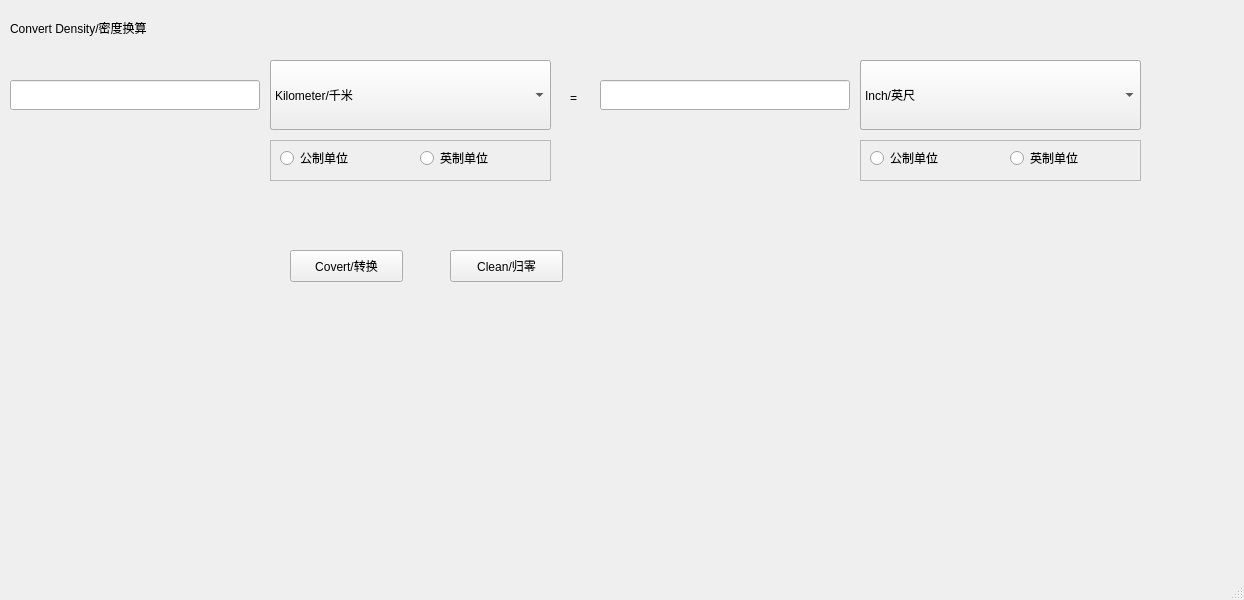
<?xml version="1.0" encoding="UTF-8"?>
<ui version="4.0">
 <class>MainWindow</class>
 <widget class="QMainWindow" name="MainWindow">
  <property name="geometry">
   <rect>
    <x>0</x>
    <y>0</y>
    <width>1244</width>
    <height>600</height>
   </rect>
  </property>
  <property name="windowTitle">
   <string>MainWindow</string>
  </property>
  <widget class="QWidget" name="centralwidget">
   <widget class="QComboBox" name="comboBoxOutMetricUnitsDensity">
    <property name="geometry">
     <rect>
      <x>860</x>
      <y>60</y>
      <width>281</width>
      <height>70</height>
     </rect>
    </property>
    <property name="sizePolicy">
     <sizepolicy hsizetype="Maximum" vsizetype="Maximum">
      <horstretch>0</horstretch>
      <verstretch>0</verstretch>
     </sizepolicy>
    </property>
    <property name="styleSheet">
     <string notr="true">font: 12pt &quot;Arial&quot;;</string>
    </property>
    <item>
     <property name="text">
      <string>Kilometer/千米</string>
     </property>
    </item>
    <item>
     <property name="text">
      <string>Meter/米</string>
     </property>
    </item>
    <item>
     <property name="text">
      <string>Decimetre/分米</string>
     </property>
    </item>
    <item>
     <property name="text">
      <string>Centimeter/厘米</string>
     </property>
    </item>
    <item>
     <property name="text">
      <string>Millimetre/毫米</string>
     </property>
    </item>
    <item>
     <property name="text">
      <string>Nanometre/纳米</string>
     </property>
    </item>
    <item>
     <property name="text">
      <string>Picometer/皮米</string>
     </property>
    </item>
    <item>
     <property name="text">
      <string>LightYear/光年</string>
     </property>
    </item>
    <item>
     <property name="text">
      <string>AstronomicalUnit/天文单位</string>
     </property>
    </item>
   </widget>
   <widget class="QFrame" name="InputCheckBoxDensity">
    <property name="geometry">
     <rect>
      <x>270</x>
      <y>140</y>
      <width>281</width>
      <height>41</height>
     </rect>
    </property>
    <property name="styleSheet">
     <string notr="true">font: 12pt &quot;Arial&quot;;</string>
    </property>
    <property name="frameShape">
     <enum>QFrame::StyledPanel</enum>
    </property>
    <property name="frameShadow">
     <enum>QFrame::Raised</enum>
    </property>
    <widget class="QRadioButton" name="InputMetricUnitsDensity">
     <property name="geometry">
      <rect>
       <x>10</x>
       <y>10</y>
       <width>89</width>
       <height>16</height>
      </rect>
     </property>
     <property name="text">
      <string>公制单位</string>
     </property>
    </widget>
    <widget class="QRadioButton" name="InputImperialUnitsDensity">
     <property name="geometry">
      <rect>
       <x>150</x>
       <y>10</y>
       <width>89</width>
       <height>16</height>
      </rect>
     </property>
     <property name="text">
      <string>英制单位</string>
     </property>
    </widget>
   </widget>
   <widget class="QPushButton" name="cleanDensity">
    <property name="geometry">
     <rect>
      <x>450</x>
      <y>250</y>
      <width>113</width>
      <height>32</height>
     </rect>
    </property>
    <property name="text">
     <string>Clean/归零</string>
    </property>
   </widget>
   <widget class="QLabel" name="label">
    <property name="geometry">
     <rect>
      <x>570</x>
      <y>90</y>
      <width>16</width>
      <height>16</height>
     </rect>
    </property>
    <property name="styleSheet">
     <string notr="true">font: 75 20pt &quot;Arial&quot;;</string>
    </property>
    <property name="text">
     <string>=</string>
    </property>
   </widget>
   <widget class="QPushButton" name="pushDensity">
    <property name="geometry">
     <rect>
      <x>290</x>
      <y>250</y>
      <width>113</width>
      <height>32</height>
     </rect>
    </property>
    <property name="text">
     <string>Covert/转换</string>
    </property>
   </widget>
   <widget class="QComboBox" name="comboBoxInputImperialUnitsDensity">
    <property name="geometry">
     <rect>
      <x>270</x>
      <y>60</y>
      <width>280</width>
      <height>70</height>
     </rect>
    </property>
    <property name="sizePolicy">
     <sizepolicy hsizetype="Maximum" vsizetype="Maximum">
      <horstretch>0</horstretch>
      <verstretch>0</verstretch>
     </sizepolicy>
    </property>
    <property name="styleSheet">
     <string notr="true">font: 12pt &quot;Arial&quot;;</string>
    </property>
    <item>
     <property name="text">
      <string>Inch/英尺</string>
     </property>
    </item>
    <item>
     <property name="text">
      <string>Foot/ 英尺</string>
     </property>
    </item>
    <item>
     <property name="text">
      <string>Yard/码</string>
     </property>
    </item>
    <item>
     <property name="text">
      <string>Mile/英里</string>
     </property>
    </item>
    <item>
     <property name="text">
      <string>NauticalMile/海</string>
     </property>
    </item>
    <item>
     <property name="text">
      <string>Furlong/弗隆</string>
     </property>
    </item>
    <item>
     <property name="text">
      <string>Fathom/英寻</string>
     </property>
    </item>
   </widget>
   <widget class="QFrame" name="OutCheckBoxDensity">
    <property name="geometry">
     <rect>
      <x>860</x>
      <y>140</y>
      <width>281</width>
      <height>41</height>
     </rect>
    </property>
    <property name="styleSheet">
     <string notr="true">font: 12pt &quot;Arial&quot;;</string>
    </property>
    <property name="frameShape">
     <enum>QFrame::StyledPanel</enum>
    </property>
    <property name="frameShadow">
     <enum>QFrame::Raised</enum>
    </property>
    <widget class="QRadioButton" name="OutMetricUnitsDensity">
     <property name="geometry">
      <rect>
       <x>10</x>
       <y>10</y>
       <width>89</width>
       <height>16</height>
      </rect>
     </property>
     <property name="text">
      <string>公制单位</string>
     </property>
    </widget>
    <widget class="QRadioButton" name="OutputImperialUnitsDensity">
     <property name="geometry">
      <rect>
       <x>150</x>
       <y>10</y>
       <width>89</width>
       <height>16</height>
      </rect>
     </property>
     <property name="text">
      <string>英制单位</string>
     </property>
    </widget>
   </widget>
   <widget class="QLineEdit" name="DensityInput">
    <property name="geometry">
     <rect>
      <x>10</x>
      <y>80</y>
      <width>250</width>
      <height>30</height>
     </rect>
    </property>
    <property name="styleSheet">
     <string notr="true">font: 12pt &quot;Arial&quot;;</string>
    </property>
   </widget>
   <widget class="QComboBox" name="comboBoxInputMetricUnitsDensity">
    <property name="geometry">
     <rect>
      <x>270</x>
      <y>60</y>
      <width>281</width>
      <height>70</height>
     </rect>
    </property>
    <property name="sizePolicy">
     <sizepolicy hsizetype="Maximum" vsizetype="Maximum">
      <horstretch>0</horstretch>
      <verstretch>0</verstretch>
     </sizepolicy>
    </property>
    <property name="styleSheet">
     <string notr="true">font: 12pt &quot;Arial&quot;;</string>
    </property>
    <item>
     <property name="text">
      <string>Kilometer/千米</string>
     </property>
    </item>
    <item>
     <property name="text">
      <string>Meter/米</string>
     </property>
    </item>
    <item>
     <property name="text">
      <string>Decimetre/分米</string>
     </property>
    </item>
    <item>
     <property name="text">
      <string>Centimeter/厘米</string>
     </property>
    </item>
    <item>
     <property name="text">
      <string>Millimetre/毫米</string>
     </property>
    </item>
    <item>
     <property name="text">
      <string>Nanometre/纳米</string>
     </property>
    </item>
    <item>
     <property name="text">
      <string>Picometer/皮米</string>
     </property>
    </item>
    <item>
     <property name="text">
      <string>LightYear/光年</string>
     </property>
    </item>
    <item>
     <property name="text">
      <string>AstronomicalUnit/天文单位</string>
     </property>
    </item>
   </widget>
   <widget class="QComboBox" name="comboBoxOutputImperialUnitsDensity">
    <property name="geometry">
     <rect>
      <x>860</x>
      <y>60</y>
      <width>281</width>
      <height>70</height>
     </rect>
    </property>
    <property name="sizePolicy">
     <sizepolicy hsizetype="Maximum" vsizetype="Maximum">
      <horstretch>0</horstretch>
      <verstretch>0</verstretch>
     </sizepolicy>
    </property>
    <property name="styleSheet">
     <string notr="true">font: 12pt &quot;Arial&quot;;</string>
    </property>
    <item>
     <property name="text">
      <string>Inch/英尺</string>
     </property>
    </item>
    <item>
     <property name="text">
      <string>Foot/ 英尺</string>
     </property>
    </item>
    <item>
     <property name="text">
      <string>Yard/码</string>
     </property>
    </item>
    <item>
     <property name="text">
      <string>Mile/英里</string>
     </property>
    </item>
    <item>
     <property name="text">
      <string>NauticalMile/海</string>
     </property>
    </item>
    <item>
     <property name="text">
      <string>Furlong/弗隆</string>
     </property>
    </item>
    <item>
     <property name="text">
      <string>Fathom/英寻</string>
     </property>
    </item>
   </widget>
   <widget class="QLabel" name="label_2">
    <property name="geometry">
     <rect>
      <x>10</x>
      <y>10</y>
      <width>360</width>
      <height>35</height>
     </rect>
    </property>
    <property name="styleSheet">
     <string notr="true">font: 75 24pt &quot;Arial&quot;;</string>
    </property>
    <property name="text">
     <string>Convert Density/密度换算</string>
    </property>
   </widget>
   <widget class="QLineEdit" name="DensityOut">
    <property name="geometry">
     <rect>
      <x>600</x>
      <y>80</y>
      <width>250</width>
      <height>30</height>
     </rect>
    </property>
    <property name="styleSheet">
     <string notr="true">font: 12pt &quot;Arial&quot;;</string>
    </property>
   </widget>
  </widget>
  <widget class="QMenuBar" name="menubar">
   <property name="geometry">
    <rect>
     <x>0</x>
     <y>0</y>
     <width>1244</width>
     <height>22</height>
    </rect>
   </property>
  </widget>
  <widget class="QStatusBar" name="statusbar"/>
 </widget>
 <resources/>
 <connections/>
</ui>
